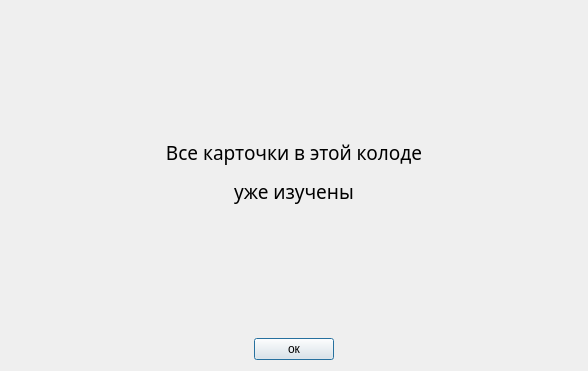
<?xml version="1.0" encoding="UTF-8"?>
<ui version="4.0">
 <class>InfoWindow</class>
 <widget class="QDialog" name="InfoWindow">
  <property name="geometry">
   <rect>
    <x>0</x>
    <y>0</y>
    <width>588</width>
    <height>371</height>
   </rect>
  </property>
  <property name="windowTitle">
   <string>Dialog</string>
  </property>
  <layout class="QVBoxLayout" name="verticalLayout">
   <item>
    <spacer name="verticalSpacer_2">
     <property name="orientation">
      <enum>Qt::Vertical</enum>
     </property>
     <property name="sizeHint" stdset="0">
      <size>
       <width>20</width>
       <height>40</height>
      </size>
     </property>
    </spacer>
   </item>
   <item>
    <widget class="QLabel" name="infoLabel">
     <property name="font">
      <font>
       <family>Amiri</family>
       <pointsize>14</pointsize>
      </font>
     </property>
     <property name="text">
      <string>&lt;html&gt;&lt;head/&gt;&lt;body&gt;&lt;p&gt;Все карточки в этой колоде&lt;/p&gt;&lt;p&gt;уже изучены&lt;/p&gt;&lt;/body&gt;&lt;/html&gt;</string>
     </property>
     <property name="alignment">
      <set>Qt::AlignCenter</set>
     </property>
    </widget>
   </item>
   <item>
    <spacer name="verticalSpacer">
     <property name="orientation">
      <enum>Qt::Vertical</enum>
     </property>
     <property name="sizeHint" stdset="0">
      <size>
       <width>20</width>
       <height>40</height>
      </size>
     </property>
    </spacer>
   </item>
   <item>
    <layout class="QHBoxLayout" name="horizontalLayout">
     <item>
      <spacer name="horizontalSpacer">
       <property name="orientation">
        <enum>Qt::Horizontal</enum>
       </property>
       <property name="sizeHint" stdset="0">
        <size>
         <width>40</width>
         <height>20</height>
        </size>
       </property>
      </spacer>
     </item>
     <item>
      <widget class="QPushButton" name="actionButton">
       <property name="text">
        <string>ок</string>
       </property>
      </widget>
     </item>
     <item>
      <spacer name="horizontalSpacer_2">
       <property name="orientation">
        <enum>Qt::Horizontal</enum>
       </property>
       <property name="sizeHint" stdset="0">
        <size>
         <width>40</width>
         <height>20</height>
        </size>
       </property>
      </spacer>
     </item>
    </layout>
   </item>
  </layout>
 </widget>
 <resources/>
 <connections/>
</ui>
